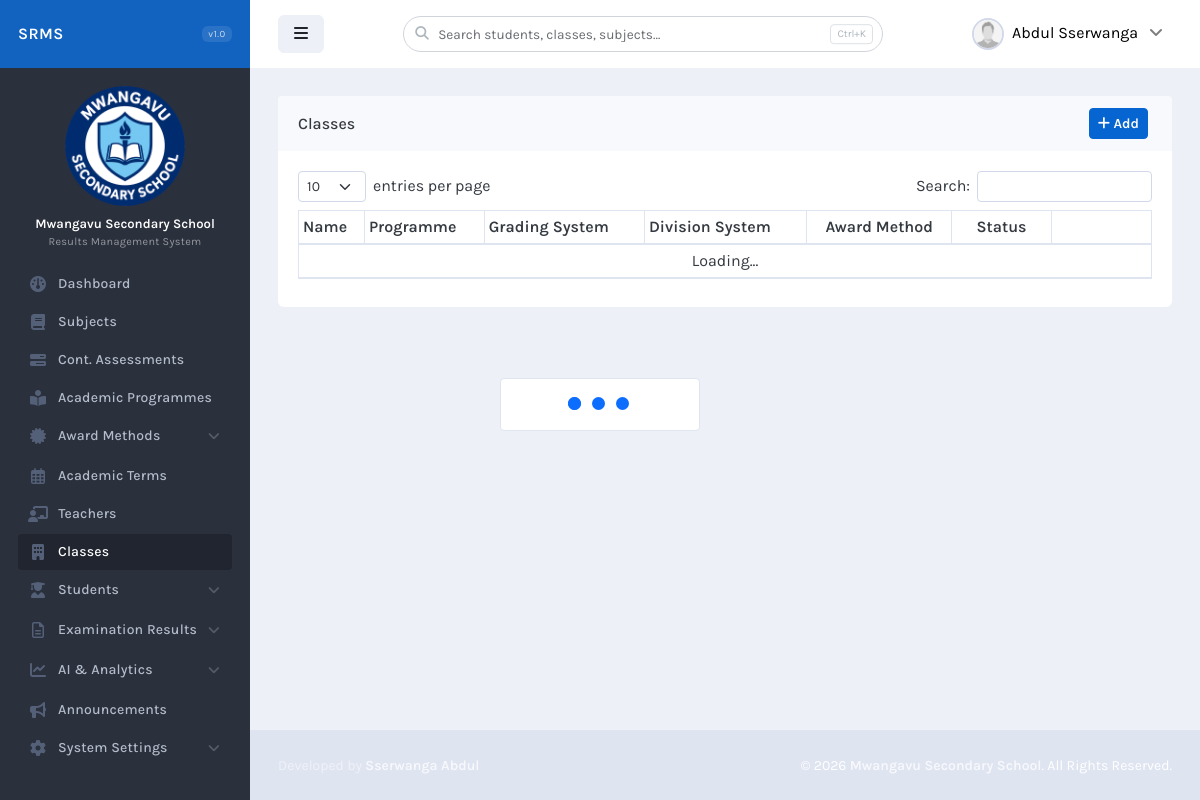
Page /script/app/classes (signed in) on the committed database.
### tables this page shows
CREATE TABLE `school` (
  `id` bigint(20) NOT NULL,
  `name` varchar(255) NOT NULL,
  `phone_1` varchar(20) NOT NULL,
  `phone_2` varchar(20) DEFAULT NULL,
  `email_1` varchar(100) NOT NULL,
  `email_2` varchar(100) DEFAULT NULL,
  `address` varchar(255) NOT NULL,
  `logo` varchar(60) NOT NULL,
  `icon` varchar(60) NOT NULL,
  `stamp` varchar(60) NOT NULL,
  `stamp_enabled` enum('YES','NO') NOT NULL DEFAULT 'YES',
  `timezone` varchar(100) NOT NULL,
  `slogan` varchar(100) NOT NULL,
  `short_code` varchar(60) NOT NULL,
  `theme` enum('0','1','2','3','4','5','6','7','8') NOT NULL DEFAULT '0',
  `sidebar` enum('sidebar-dark','sidebar-light') NOT NULL DEFAULT 'sidebar-dark'
);

CREATE TABLE `staff` (
  `id` bigint(20) NOT NULL,
  `first_name` varchar(100) NOT NULL,
  `last_name` varchar(100) NOT NULL,
  `gender` enum('Male','Female') NOT NULL,
  `email` varchar(100) NOT NULL,
  `hashed_pw` varchar(100) NOT NULL,
  `role` enum('ADMIN','TEACHER') NOT NULL DEFAULT 'TEACHER',
  `account_status` enum('ENABLED','DISABLED') NOT NULL DEFAULT 'ENABLED'
);

### script/includes/session_validator.php (called while the page is built)
<?php
if ($session->is_logged() === true) {
if (!empty($_SESSION['logged_account']['reg_no'])) {
$profile = $students->show($_SESSION['logged_account']['reg_no']);
$is_staff = 0;
}else{
$profile = $staff->show($_SESSION['logged_account']['id']);
$is_staff = 1;
}
if (!empty($profile)) {
if ($profile['account_status'] == "ENABLED") {
$is_authenticated = 1;
}else{
$is_authenticated = 0;
}
}else{
$is_authenticated = 0;
}
}else{
$is_authenticated = 0;
}
?>

### script/models/database.php (called while the page is built)
<?php
class database {
    private static $pdo;
    public static function connect() {
		$db_host = $_ENV["DB_HOST"] ?? getenv("DB_HOST");
		$db_port = $_ENV["DB_PORT"] ?? getenv("DB_PORT");
		$db_user = $_ENV["DB_USERNAME"] ?? getenv("DB_USERNAME");
		$db_pass = $_ENV["DB_PASSWORD"] ?? getenv("DB_PASSWORD");
		$db_name = $_ENV["DB_NAME"] ?? getenv("DB_NAME");
        if (!self::$pdo) {
            self::$pdo = new PDO("mysql:host=$db_host;port=$db_port;dbname=$db_name", $db_user, $db_pass);
            self::$pdo->setAttribute(PDO::ATTR_ERRMODE, PDO::ERRMODE_EXCEPTION);
        }
        return self::$pdo;
    }
}
?>

### script/controllers/staff_controller.php (called while the page is built, shortened)
<?php
require_once 'models/staff_model.php';
class staff_controller {
    private $model;
    public function __construct() {
        $this->model = new staff_model();
    }
    public function show($id) {
        return $this->model->get($id);
    }
}
?>

### script/models/staff_model.php (called while the page is built, shortened)
<?php
class staff_model {
    private $db;
    public function __construct() {
        $this->db = database::connect();
    }
    public function get($id) {
        $stmt = $this->db->prepare("SELECT * FROM staff WHERE id = ?");
        $stmt->execute([$id]);
        return $stmt->fetch(PDO::FETCH_ASSOC);
    }
}
?>

### script/controllers/school_controller.php (called while the page is built, shortened)
<?php
require_once 'models/school_model.php';
class school_controller {
    private $model;
    public function __construct() {
        $this->model = new school_model();
    }
    public function index() {
        return $this->model->getAll();
    }
}
?>

### script/models/school_model.php (called while the page is built, shortened)
<?php
class school_model {
    private $db;
    public function __construct() {
        $this->db = database::connect();
    }
    public function getAll() {
        return $this->db->query("SELECT * FROM school")->fetch(PDO::FETCH_ASSOC);
    }
}
?>

### script/models/utility.php (called while the page is built, shortened)
<?php
class utility {
public function __construct() {
$env = file_get_contents(".env");
$lines = explode("\n",$env);
}
public function check_menu($x, $y) {
$y = explode(",",$y);
if (in_array($x, $y))
{
return 'active open';
}
else
{
return '';
}
}
public function get_page() {
$x = explode("/",$_SERVER['REQUEST_URI']);
$y = count($x);
$z = ($y-1);
return $x[$z];
}
}
?>

### script/autoload.php (called while the page is built, shortened)
<?php
require_once 'models/utility.php';
$utility = new utility;
require_once 'models/database.php';
?>

### script/app/classes.php (the view, shortened to what this page needs)
<?php
require_once 'autoload.php';
$school = new school_controller;
$staff = new staff_controller;
$students = new students_controller;
$session = new session;
$info = $school->index();
require_once 'includes/session_validator.php';
if (!empty($is_authenticated) && $is_authenticated == 1 && $is_staff == 1) {
$page = $utility->get_page();
?>
<!doctype html>
<html lang="en" class="remember-theme">
<head>
<link rel="stylesheet" href="assets/js/plugins/select2/css/select2.min.css">
<link rel="stylesheet" href="assets/js/plugins/datatables-bs5/css/dataTables.bootstrap5.min.css">
<link rel="stylesheet" href="assets/js/plugins/datatables-responsive-bs5/css/responsive.bootstrap5.min.css">
<link type="text/css" rel="stylesheet" href="assets/loader/waitMe.css">
<link rel="stylesheet" id="css-main" href="assets/css/core.css"><?php echo $info['theme'] !== '0' ? '<link type="text/css" rel="stylesheet" id="css-theme" href="assets/css/themes/'.$info['theme'].'.css">' : '' ; ?>
<link href="assets/libs/sweetalert2/sweetalert2.min.css" rel="stylesheet" type="text/css" />
</head>
<body>
<div id="page-container" class="sidebar-o <?php echo $info['sidebar'];?> enable-page-overlay side-scroll page-header-fixed page-footer-fixed">
<?php require_once 'includes/header.php'; ?>
<main id="main-container">
<div class="content">
<div class="block block-rounded">
<div class="block-header block-header-default">
<h3 class="block-title">
Classes
</h3>
<?php
if ($profile['role'] == 'ADMIN') {
?>
<div class="block-options">
<div class="block-options-item">
<button type="button" class="btn btn-sm btn-primary" data-bs-toggle="modal" data-bs-target="#modal-add" data-bs-keyboard="false" data-bs-backdrop="static"><i class="fa fa-plus"></i> Add</button>
</div>
</div>
<?php
}
?>
</div>
<div class="block-content block-content-full overflow-x-auto">
<?php
if ($profile['role'] == 'ADMIN') {
?>
<table class="table table-bordered table-striped table-vcenter srms_table table-sm">
<thead>
<tr>
<th>Name</th>
<th>Programme</th>
<th>Grading System</th>
<th>Division System</th>
<th>Award Method</th>
<th width="100">Status</th>
<th width="100"></th>
</tr>
</thead>
<tbody>
</tbody>
</table>
<?php
}
?>
</div>
</div>
</div>
</main>
<?php require_once 'includes/footer.php'; ?>
</div>
</body>
</html>
<?php
}else{
header("location:../staff/login");
}
?>

### script/includes/header.php (shortened to what this page needs)
<nav id="sidebar" aria-label="Main Navigation">
<div class="bg-header-dark">
<div class="content-header bg-white-5">
<a class="fw-semibold text-white tracking-wide" href="./app/dashboard">
<span class="smini-hidden">
SRMS
</span>
</a>
<div class="d-flex align-items-center gap-1">
<span class="smini-hidden badge bg-white-10 text-white-75 fw-normal" style="font-size:.6rem;letter-spacing:.5px;">v1.0</span>
</div>
</div>
</div>
<div class="js-sidebar-scroll">
<div class="content-side">
<div class="text-center">
<img class="mb-2 center_img" src="storage/images/misc/<?php echo $info['logo']; ?>" height="120" alt="School Logo">
<div class="mb-3">
<div class="fw-semibold text-white" style="font-size:.82rem;"><?php echo $info['name']; ?></div>
<div class="text-white-50" style="font-size:.68rem;letter-spacing:.3px;">Results Management System</div>
</div>
</div>
<ul class="nav-main">
<?php
if (!empty($profile['role'])) {
?>
<li class="nav-main-item">
<a class="nav-main-link <?php echo $utility->check_menu($page, 'dashboard'); ?>" href="app/dashboard">
<i class="nav-main-link-icon fa fa-dashboard"></i>
<span class="nav-main-link-name">Dashboard</span>
</a>
</li>
<?php
}
if (!empty($profile['role']) && $profile['role'] == 'ADMIN') {
?>
<li class="nav-main-item">
<a class="nav-main-link <?php echo $utility->check_menu($page, 'subjects'); ?>" href="app/subjects">
<i class="nav-main-link-icon fa fa-book"></i>
<span class="nav-main-link-name">Subjects</span>
</a>
</li>
<li class="nav-main-item">
<a class="nav-main-link <?php echo $utility->check_menu($page, 'cont_assessments'); ?>" href="app/cont_assessments">
<i class="nav-main-link-icon fa fa-bars-progress"></i>
<span class="nav-main-link-name">Cont. Assessments</span>
</a>
</li>
<li class="nav-main-item">
<a class="nav-main-link <?php echo $utility->check_menu($page, 'programmes'); ?>" href="app/programmes">
<i class="nav-main-link-icon fa fa-book-open-reader"></i>
<span class="nav-main-link-name">Academic Programmes</span>
</a>
</li>
<li class="nav-main-item <?php echo $utility->check_menu($page, 'grading_systems,division_systems'); ?>">
<a class="nav-main-link nav-main-link-submenu <?php echo $utility->check_menu($page, 'grading_systems,division_systems'); ?>" data-toggle="submenu" aria-haspopup="true" aria-expanded="false" href="javascript:void(0);">
<i class="nav-main-link-icon fa fa-certificate"></i>
<span class="nav-main-link-name">Award Methods</span>
</a>
</li>
<li class="nav-main-item">
<a class="nav-main-link <?php echo $utility->check_menu($page, 'terms'); ?>" href="app/terms">
<i class="nav-main-link-icon far fa-calendar-days"></i>
<span class="nav-main-link-name">Academic Terms</span>
</a>
</li>
<li class="nav-main-item">
<a class="nav-main-link <?php echo $utility->check_menu($page, 'teachers'); ?>" href="app/teachers">
<i class="nav-main-link-icon fa fa-chalkboard-user"></i>
<span class="nav-main-link-name">Teachers</span>
</a>
</li>
<li class="nav-main-item">
<a class="nav-main-link <?php echo $utility->check_menu($page, 'classes'); ?>" href="app/classes">
<i class="nav-main-link-icon fa fa-building"></i>
<span class="nav-main-link-name">Classes</span>
</a>
</li>
<li class="nav-main-item <?php echo $utility->check_menu($page, 'register_students,manage_students,import_students,export_students,promote_students'); ?>">
<a class="nav-main-link nav-main-link-submenu <?php echo $utility->check_menu($page, 'register_students,manage_students,import_students,export_students,promote_students'); ?>" data-toggle="submenu" aria-haspopup="true" aria-expanded="false" href="javascript:void(0);">
<i class="nav-main-link-icon fa fa-user-graduate"></i>
<span class="nav-main-link-name">Students</span>
</a>
</li>
<li class="nav-main-item <?php echo $utility->check_menu($page, 'import_results,manage_results,class_report'); ?>">
<a class="nav-main-link nav-main-link-submenu <?php echo $utility->check_menu($page, 'import_results,manage_results,class_report'); ?>" data-toggle="submenu" aria-haspopup="true" aria-expanded="false" href="javascript:void(0);">
<i class="nav-main-link-icon far fa-file-lines"></i>
<span class="nav-main-link-name">Examination Results</span>
</a>
</li>
<li class="nav-main-item <?php echo $utility->check_menu($page, 'analytics,predictor'); ?>">
<a class="nav-main-link nav-main-link-submenu <?php echo $utility->check_menu($page, 'analytics,predictor'); ?>" data-toggle="submenu" aria-haspopup="true" aria-expanded="false" href="javascript:void(0);">
<i class="nav-main-link-icon fa fa-chart-line"></i>
<span class="nav-main-link-name">AI & Analytics</span>
</a>
</li>
<li class="nav-main-item">
<a class="nav-main-link <?php echo $utility->check_menu($page, 'announcements'); ?>" href="app/announcements">
<i class="nav-main-link-icon fa fa-bullhorn"></i>
<span class="nav-main-link-name">Announcements</span>
</a>
</li>
<li class="nav-main-item <?php echo $utility->check_menu($page, 'email_settings,signature_settings,general_settings'); ?>">
<a class="nav-main-link nav-main-link-submenu <?php echo $utility->check_menu($page, 'email_settings,signature_settings,general_settings'); ?>" data-toggle="submenu" aria-haspopup="true" aria-expanded="false" href="javascript:void(0);">
<i class="nav-main-link-icon fa fa-cog"></i>
<span class="nav-main-link-name">System Settings</span>
</a>
</li>
<?php
}
?>
</ul>
</div>
</div>
</nav>
<header id="page-header">
<div class="content-header">
<div class="space-x-1">
<button type="button" class="btn btn-alt-secondary" data-toggle="layout" data-action="sidebar_toggle">
<i class="fa fa-fw fa-bars"></i>
</button>
</div>
<div class="d-none d-md-block flex-grow-1 mx-3" style="max-width: 480px; position: relative;">
    <div class="position-relative" id="globalSearchWrap">
        <span class="position-absolute top-50 translate-middle-y" style="left: 12px; color: var(--bs-gray-500); pointer-events: none; font-size: 0.85rem;">
        </span>
        <input type="text" id="globalSearchInput" class="form-control form-control-sm" placeholder="Search students, classes, subjects…" autocomplete="off"
            onkeydown="if(event.key==='Enter'){event.preventDefault();event.stopPropagation();var e=new CustomEvent('searchnow');this.dispatchEvent(e);return false;}"
            style="padding-left: 34px; border-radius: 20px; background-color: #ffffff; border: 1px solid #d1d5db; color: #343a40; font-size: 0.85rem; height: 36px;">
        <kbd class="position-absolute top-50 translate-middle-y d-none d-lg-inline-block" style="right: 10px; font-size: 0.65rem; color: var(--bs-gray-500); border: 1px solid var(--bs-gray-300); border-radius: 4px; padding: 1px 6px; background: #fff; pointer-events: none;">Ctrl+K</kbd>
    </div>
</div>
<div class="space-x-1">
<div class="dropdown d-inline-block">
<button type="button" class="user_btn" id="page-header-user-dropdown" data-bs-toggle="dropdown" aria-haspopup="true" aria-expanded="false">
<img class="img-avatar img-avatar32 img-avatar-thumb"
<?php
if (!empty($profile['reg_no'])) {
?>src="storage/images/students/<?php echo empty($profile['display_img']) ? $profile['gender'].'.png' : $profile['display_img']; ?>"<?php
}else{
?>src="storage/images/staff/<?php echo $profile['gender']; ?>.png"<?php
}
?>
>
<span class="d-none d-sm-inline-block"><?php echo $profile['first_name'].' '.$profile['last_name']; ?></span>
<i class="fa fa-fw fa-angle-down opacity-50 ms-1 d-none d-sm-inline-block"></i>
</button>
</div>
</div>
</div>
</header>

### script/includes/footer.php
<footer id="page-footer" class="bg-body-dark text-white">
<div class="content py-2">
<div class="row fs-sm">
<div class="col-sm-6 order-sm-2 mb-1 mb-sm-0 text-center text-sm-end">
&copy; <span data-toggle="year-copy"></span> <a class="fw-semibold text-white-75"><?php echo $info['name']; ?></a>. All Rights Reserved.
</div>
<div class="col-sm-6 order-sm-1 text-center text-sm-start">
<span class="text-white-50">Developed by</span> <a class="fw-semibold text-white-75">Sserwanga Abdul</a>
</div>
</div>
</div>
</footer>

### rows in the picture
school: logo (picture), name "Mwangavu Secondary School"
staff: gender (picture), first_name "Abdul", last_name "Sserwanga"
